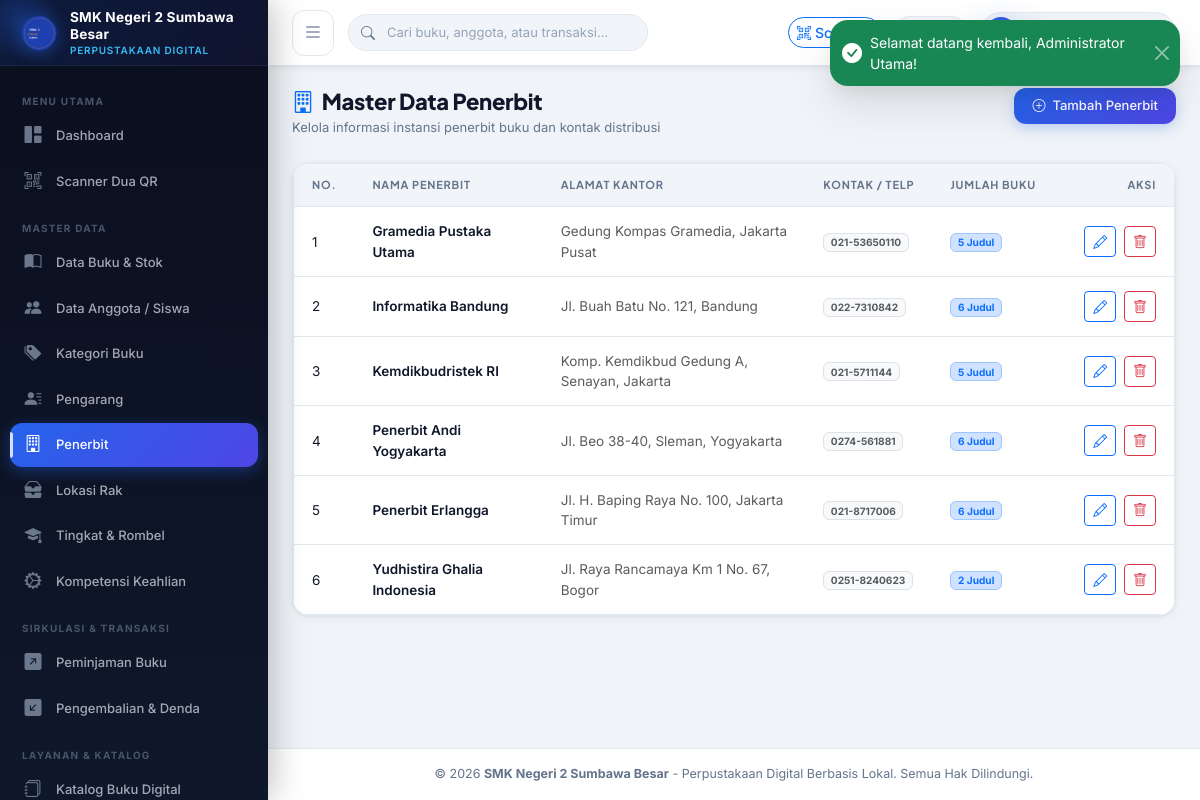
Page /index.php?page=master_penerbit (signed in) on the committed database.
### tables this page shows
CREATE TABLE `penerbit` (
  `id` INT AUTO_INCREMENT PRIMARY KEY,
  `nama_penerbit` VARCHAR(100) NOT NULL,
  `alamat` VARCHAR(255) NULL,
  `kontak` VARCHAR(100) NULL
);

### config/database.php (called while the page is built, shortened)
<?php
class Database {
    private static ?PDO $instance = null;
    public static function getConnection(): PDO {
        if (self::$instance === null) {
            $options = [
                PDO::ATTR_ERRMODE            => PDO::ERRMODE_EXCEPTION,
                PDO::ATTR_DEFAULT_FETCH_MODE => PDO::FETCH_ASSOC,
                PDO::ATTR_EMULATE_PREPARES   => false,
            ];
            $dsn = "mysql:host=" . DB_HOST . ";port=" . DB_PORT . ";dbname=" . DB_NAME . ";charset=utf8mb4";
            try {
                self::$instance = new PDO($dsn, DB_USER, DB_PASS, $options);
            } catch (PDOException $e) {
                error_log("Database Connection Error: " . $e->getMessage());
                die('<div style="font-family:sans-serif;max-width:600px;margin:50px auto;padding:25px;border:1px solid #f5c6cb;background:#f8d7da;color:#721c24;border-radius:8px;">' .
                    '<h3 style="margin-top:0;">Gagal Terhubung ke Database MySQL</h3>' .
                    '<p>Pastikan layanan <strong>MySQL di XAMPP</strong> sudah diaktifkan dan database <strong>perpustakaan_db</strong> sudah di-import melalui phpMyAdmin.</p>' .
                    '<p style="font-size:12px;color:#856404;background:#fff3cd;padding:8px;border-radius:4px;">Detail konfigurasi: Host: ' . DB_HOST . ' | Database: ' . DB_NAME . ' | User: ' . DB_USER . '</p>' .
                    '</div>');
            }
        }
        return self::$instance;
    }
}
function get_db(): PDO {
    return Database::getConnection();
}

### models/Master.php (called while the page is built, shortened)
<?php
require_once __DIR__ . '/../config/database.php';
class Master {
    private PDO $db;
    public function __construct() {
        $this->db = get_db();
    }
    public function getPenerbit(): array {
        return $this->db->query("
            SELECT p.*, COUNT(b.id) AS total_buku
            FROM penerbit p
            LEFT JOIN buku b ON p.id = b.penerbit_id
            GROUP BY p.id
            ORDER BY p.nama_penerbit ASC
        ")->fetchAll();
    }
}

### config/config.php (called while the page is built, shortened)
<?php
require_once __DIR__ . '/database.php';
function base_url(string $path = ''): string {
    $path = ltrim($path, '/');
    return BASE_URL . ($path ? '/' . $path : '');
}

### views/master/penerbit.php (the view, shortened to what this page needs)
<?php
require_once __DIR__ . '/../../config/config.php';
require_once __DIR__ . '/../../config/auth.php';
require_once __DIR__ . '/../../models/Master.php';
$masterModel = new Master();
$publishers = $masterModel->getPenerbit();
require_once __DIR__ . '/../layouts/header.php';
require_once __DIR__ . '/../layouts/sidebar.php';
?>
<div class="main-content">
    <?php require_once __DIR__ . '/../layouts/navbar.php'; ?>
    <div class="page-container">
        <div class="page-header">
            <div>
                <h1 class="page-title"><i class="bi bi-building text-primary me-2"></i>Master Data Penerbit</h1>
                <div class="page-subtitle">Kelola informasi instansi penerbit buku dan kontak distribusi</div>
            </div>
            <div>
                <button type="button" class="btn btn-primary-custom" data-bs-toggle="modal" data-bs-target="#modalTambahPenerbit">
                    <i class="bi bi-plus-circle"></i> Tambah Penerbit
                </button>
            </div>
        </div>
        <div class="card-custom">
            <div class="table-responsive">
                <table class="table-custom">
                    <thead>
                        <tr>
                            <th style="width: 60px;">No.</th>
                            <th>Nama Penerbit</th>
                            <th>Alamat Kantor</th>
                            <th>Kontak / Telp</th>
                            <th>Jumlah Buku</th>
                            <th class="text-end" style="width: 120px;">Aksi</th>
                        </tr>
                    </thead>
                    <tbody>
                        <?php if (empty($publishers)): ?>
                        <tr><td colspan="6" class="text-center py-4 text-muted">Belum ada data penerbit.</td></tr>
                        <?php else: ?>
                            <?php foreach ($publishers as $idx => $pub): ?>
                            <tr>
                                <td><?= $idx + 1 ?></td>
                                <td class="fw-semibold text-main"><?= htmlspecialchars($pub['nama_penerbit'], ENT_QUOTES, 'UTF-8') ?></td>
                                <td class="text-muted small"><?= htmlspecialchars($pub['alamat'] ?: '-', ENT_QUOTES, 'UTF-8') ?></td>
                                <td><span class="badge bg-light text-muted border"><?= htmlspecialchars($pub['kontak'] ?: '-', ENT_QUOTES, 'UTF-8') ?></span></td>
                                <td><span class="badge bg-primary-subtle text-primary border border-primary-subtle"><?= $pub['total_buku'] ?> Judul</span></td>
                                <td class="text-end">
                                    <button type="button" class="btn btn-sm btn-outline-primary me-1" onclick="editPenerbit(<?= htmlspecialchars(json_encode($pub), ENT_QUOTES, 'UTF-8') ?>)">
                                        <i class="bi bi-pencil"></i>
                                    </button>
                                    <a href="<?= base_url('index.php?page=master_penerbit&delete_id=' . $pub['id']) ?>" class="btn btn-sm btn-outline-danger" onclick="return confirm('Hapus data penerbit <?= htmlspecialchars($pub['nama_penerbit'], ENT_QUOTES, 'UTF-8') ?>?');">
                                        <i class="bi bi-trash"></i>
                                    </a>
                                </td>
                            </tr>
                            <?php endforeach; ?>
                        <?php endif; ?>
                    </tbody>
                </table>
            </div>
        </div>
    </div>
<?php require_once __DIR__ . '/../layouts/footer.php'; ?>

### rows in the picture
penerbit: nama_penerbit "Gramedia Pustaka Utama", alamat "Gedung Kompas Gramedia, Jakarta Pusat", kontak "021-53650110", total_buku "5"
penerbit: nama_penerbit "Informatika Bandung", alamat "Jl. Buah Batu No. 121, Bandung", kontak "022-7310842", total_buku "6"
penerbit: nama_penerbit "Kemdikbudristek RI", alamat "Komp. Kemdikbud Gedung A, Senayan, Jakarta", kontak "021-5711144", total_buku "5"
penerbit: nama_penerbit "Penerbit Andi Yogyakarta", alamat "Jl. Beo 38-40, Sleman, Yogyakarta", kontak "0274-561881", total_buku "6"
penerbit: nama_penerbit "Penerbit Erlangga", alamat "Jl. H. Baping Raya No. 100, Jakarta Timur", kontak "021-8717006", total_buku "6"
penerbit: nama_penerbit "Yudhistira Ghalia Indonesia", alamat "Jl. Raya Rancamaya Km 1 No. 67, Bogor", kontak "0251-8240623", total_buku "2"

### other values in the picture
$sidebarSchoolName "SMK Negeri 2 Sumbawa Besar"
$schoolName "SMK Negeri 2 Sumbawa Besar"
